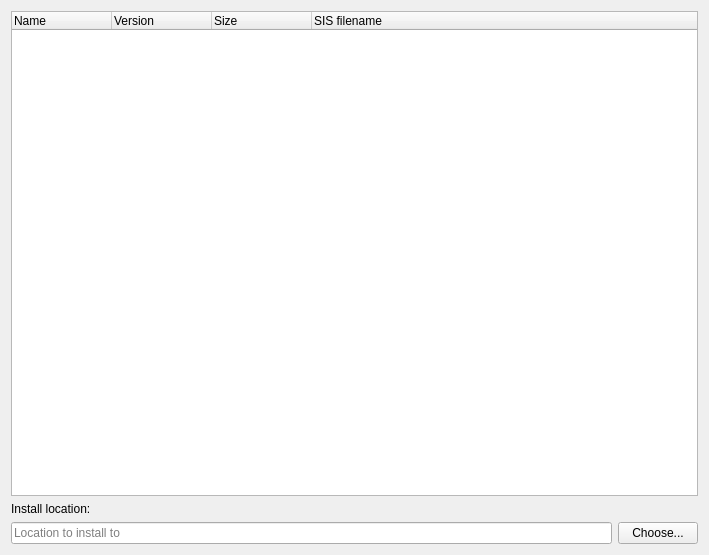
<?xml version="1.0" encoding="UTF-8"?>
<ui version="4.0">
 <class>SwiWizardInfoPage</class>
 <widget class="QWizardPage" name="SwiWizardInfoPage">
  <property name="geometry">
   <rect>
    <x>0</x>
    <y>0</y>
    <width>709</width>
    <height>555</height>
   </rect>
  </property>
  <property name="windowTitle">
   <string>Form</string>
  </property>
  <layout class="QVBoxLayout" name="verticalLayout">
   <item>
    <widget class="QTreeWidget" name="variants">
     <property name="columnCount">
      <number>4</number>
     </property>
     <column>
      <property name="text">
       <string notr="true">Name</string>
      </property>
     </column>
     <column>
      <property name="text">
       <string notr="true">Version</string>
      </property>
     </column>
     <column>
      <property name="text">
       <string notr="true">Size</string>
      </property>
     </column>
     <column>
      <property name="text">
       <string>SIS filename</string>
      </property>
     </column>
    </widget>
   </item>
   <item>
    <widget class="QLabel" name="label">
     <property name="text">
      <string>Install location:</string>
     </property>
    </widget>
   </item>
   <item>
    <layout class="QHBoxLayout" name="horizontalLayout">
     <item>
      <widget class="QLineEdit" name="installPath">
       <property name="placeholderText">
        <string>Location to install to</string>
       </property>
      </widget>
     </item>
     <item>
      <widget class="QPushButton" name="selectInstallPathButton">
       <property name="text">
        <string>Choose...</string>
       </property>
      </widget>
     </item>
    </layout>
   </item>
  </layout>
 </widget>
 <resources/>
 <connections/>
</ui>
